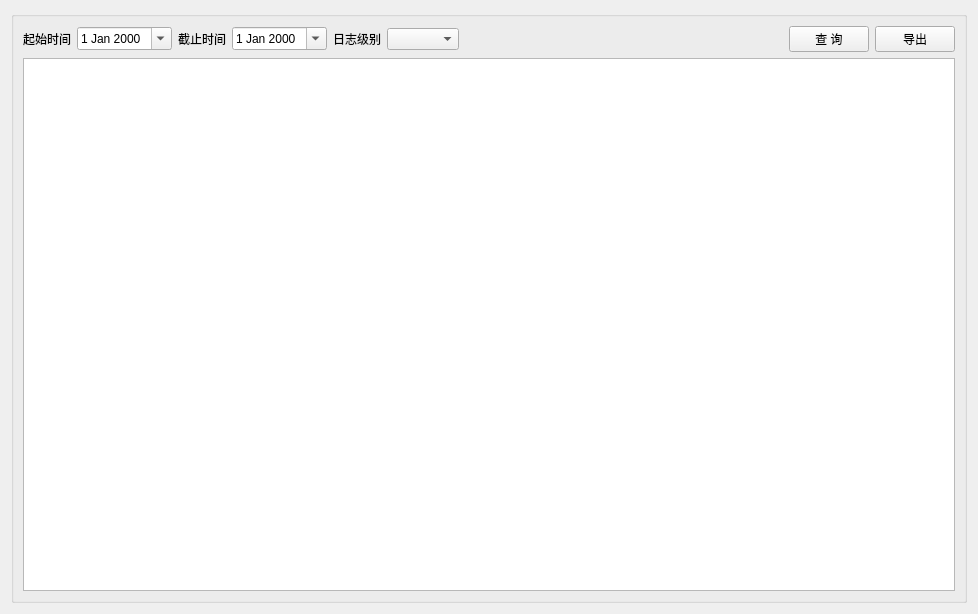
<?xml version="1.0" encoding="UTF-8"?>
<ui version="4.0">
 <class>LogWidget</class>
 <widget class="QWidget" name="LogWidget">
  <property name="geometry">
   <rect>
    <x>0</x>
    <y>0</y>
    <width>978</width>
    <height>614</height>
   </rect>
  </property>
  <property name="windowTitle">
   <string>Form</string>
  </property>
  <layout class="QVBoxLayout" name="verticalLayout_2">
   <item>
    <widget class="QGroupBox" name="groupBox">
     <property name="title">
      <string/>
     </property>
     <layout class="QVBoxLayout" name="verticalLayout">
      <item>
       <layout class="QHBoxLayout" name="horizontalLayout">
        <item>
         <widget class="QLabel" name="label">
          <property name="text">
           <string>起始时间</string>
          </property>
         </widget>
        </item>
        <item>
         <widget class="QDateEdit" name="startTime">
          <property name="currentSection">
           <enum>QDateTimeEdit::YearSection</enum>
          </property>
          <property name="calendarPopup">
           <bool>true</bool>
          </property>
         </widget>
        </item>
        <item>
         <widget class="QLabel" name="label_2">
          <property name="text">
           <string>截止时间</string>
          </property>
         </widget>
        </item>
        <item>
         <widget class="QDateEdit" name="endTime">
          <property name="calendarPopup">
           <bool>true</bool>
          </property>
         </widget>
        </item>
        <item>
         <widget class="QLabel" name="label_3">
          <property name="text">
           <string>日志级别</string>
          </property>
         </widget>
        </item>
        <item>
         <widget class="QComboBox" name="level"/>
        </item>
        <item>
         <spacer name="horizontalSpacer">
          <property name="orientation">
           <enum>Qt::Horizontal</enum>
          </property>
          <property name="sizeHint" stdset="0">
           <size>
            <width>40</width>
            <height>20</height>
           </size>
          </property>
         </spacer>
        </item>
        <item>
         <widget class="QPushButton" name="searchData">
          <property name="text">
           <string>查 询</string>
          </property>
          <property name="icon">
           <iconset>
            <normaloff>:/icons/find.png</normaloff>:/icons/find.png</iconset>
          </property>
         </widget>
        </item>
        <item>
         <widget class="QPushButton" name="exportData">
          <property name="text">
           <string>导出</string>
          </property>
          <property name="icon">
           <iconset>
            <normaloff>:/icons/find.png</normaloff>:/icons/find.png</iconset>
          </property>
         </widget>
        </item>
       </layout>
      </item>
      <item>
       <widget class="QTableView" name="tableView"/>
      </item>
     </layout>
    </widget>
   </item>
  </layout>
 </widget>
 <resources/>
 <connections/>
</ui>
